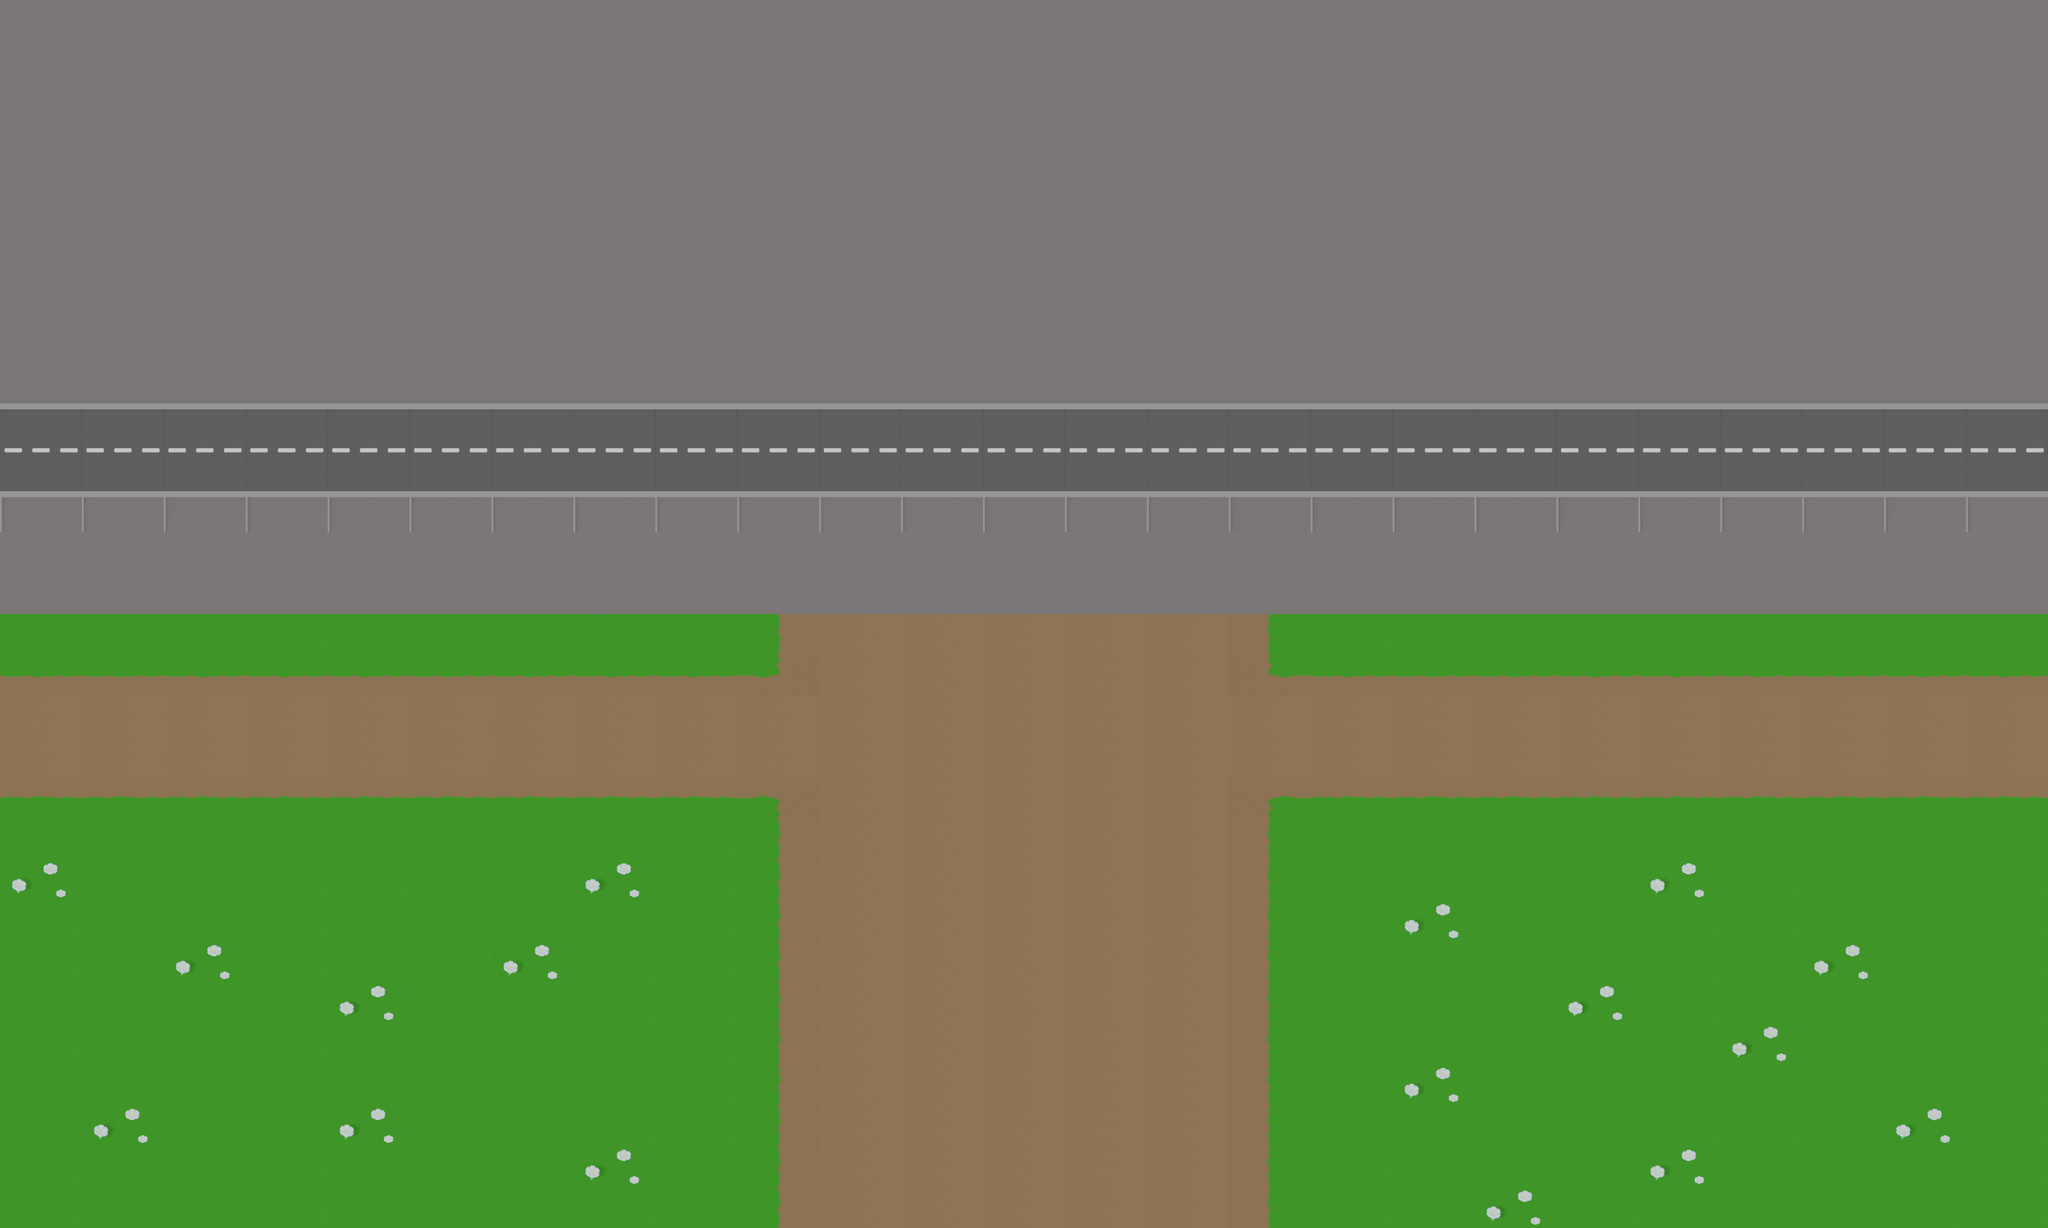

This is a level from a 2D game, rendered from its Tiled map with the project's own tilesets. A one-line summary and the map file follow, with tile-layer data summarised:
An orthogonal 25x30 tile map with 128x64 px tiles, 1 tile layer (Background) and 96 objects (16x trash, 15x tree_1, 15x tree_2, 9x bush_2, 8x lamp_post, ...).

<map version="1.9" tiledversion="1.10.2" orientation="orthogonal" renderorder="right-down" width="25" height="30" tilewidth="128" tileheight="64" infinite="0" nextlayerid="8" nextobjectid="105">
  <tileset firstgid="1" source="Tiles.tsx" />
  <layer id="1" name="Background" width="25" height="30" locked="1">
    <data>[750 cells, 750 non-empty, 10 distinct tile ids]</data>
  </layer>
  <objectgroup id="3" name="Border" visible="0" locked="1">
    <object id="2" x="0" y="0" width="3200" height="256" />
    <object id="3" x="0" y="1664" width="3200" height="256" />
    <object id="4" x="2688" y="256" width="512" height="1408" />
    <object id="5" x="0" y="256" width="512" height="1408" />
  </objectgroup>
  <objectgroup id="4" name="Obstacles" visible="0">
    <object id="8" template="building_2.tx" class="building_2" gid="17" x="384" y="256" width="256" height="384" />
    <object id="9" template="building_3.tx" class="building_3" gid="15" x="0" y="384" width="384" height="649" />
    <object id="10" template="building_2.tx" class="building_2" gid="17" x="1024" y="320" width="256" height="384" />
    <object id="11" template="building_3.tx" class="building_3" gid="15" x="1280" y="448" width="384" height="649" />
    <object id="12" template="building_3.tx" class="building_3" gid="15" x="2048" y="384" width="384" height="649" />
    <object id="13" template="building_4.tx" class="building_4" gid="19" x="1664" y="384" width="256" height="384" />
    <object id="14" template="building_4.tx" class="building_4" gid="19" x="640" y="384" width="256" height="384" />
    <object id="15" template="building_2.tx" class="building_2" gid="17" x="2432" y="448" width="256" height="384" />
    <object id="16" template="building_2.tx" class="building_2" gid="17" x="3072" y="320" width="256" height="384" />
    <object id="18" template="building_4.tx" class="building_4" gid="19" x="2688" y="384" width="256" height="384" />
    <object id="19" template="fire_hydrant.tx" class="fire_hydrant" gid="11" x="896" y="832" width="128" height="128" />
    <object id="20" template="bench.tx" class="bench" gid="20" x="896" y="1344" width="128" height="64" />
    <object id="21" template="bench.tx" class="bench" gid="20" x="640" y="1344" width="128" height="64" />
    <object id="22" template="bench.tx" class="bench" gid="20" x="2432" y="1344" width="128" height="64" />
    <object id="23" template="bench.tx" class="bench" gid="20" x="2176" y="1344" width="128" height="64" />
    <object id="24" template="tree_1.tx" class="tree_1" gid="10" x="0" y="1024" width="100" height="100" />
    <object id="25" template="tree_1.tx" class="tree_1" gid="10" x="384" y="1024" width="100" height="100" />
    <object id="26" template="tree_1.tx" class="tree_1" gid="10" x="1024" y="1024" width="100" height="100" />
    <object id="27" template="tree_1.tx" class="tree_1" gid="10" x="2176" y="1024" width="100" height="100" />
    <object id="28" template="tree_1.tx" class="tree_1" gid="10" x="2560" y="1024" width="100" height="100" />
    <object id="29" template="tree_1.tx" class="tree_1" gid="10" x="2304" y="1600" width="100" height="100" />
    <object id="30" template="tree_1.tx" class="tree_1" gid="10" x="896" y="1728" width="100" height="100" />
    <object id="31" template="tree_1.tx" class="tree_1" gid="10" x="128" y="1728" width="100" height="100" />
    <object id="32" template="tree_1.tx" class="tree_1" gid="10" x="256" y="1408" width="100" height="100" />
    <object id="33" template="tree_1.tx" class="tree_1" gid="10" x="2048" y="1792" width="100" height="100" />
    <object id="34" template="tree_1.tx" class="tree_1" gid="10" x="2560" y="1536" width="100" height="100" />
    <object id="35" template="tree_1.tx" class="tree_1" gid="10" x="2816" y="1856" width="100" height="100" />
    <object id="36" template="tree_1.tx" class="tree_1" gid="10" x="2944" y="1472" width="100" height="100" />
    <object id="37" template="tree_1.tx" class="tree_1" gid="10" x="2688" y="1344" width="100" height="100" />
    <object id="38" template="tree_1.tx" class="tree_1" gid="10" x="3072" y="1024" width="100" height="100" />
    <object id="39" template="tree_2.tx" class="tree_2" gid="13" x="640" y="1024" width="100" height="100" />
    <object id="40" template="tree_2.tx" class="tree_2" gid="13" x="2048" y="1024" width="100" height="100" />
    <object id="41" template="tree_2.tx" class="tree_2" gid="13" x="2432" y="1024" width="100" height="100" />
    <object id="42" template="tree_2.tx" class="tree_2" gid="13" x="2048" y="1536" width="100" height="100" />
    <object id="43" template="tree_2.tx" class="tree_2" gid="13" x="2432" y="1792" width="100" height="100" />
    <object id="44" template="tree_2.tx" class="tree_2" gid="13" x="512" y="1600" width="100" height="100" />
    <object id="45" template="tree_2.tx" class="tree_2" gid="13" x="384" y="1664" width="100" height="100" />
    <object id="46" template="tree_2.tx" class="tree_2" gid="13" x="128" y="1408" width="100" height="100" />
    <object id="47" template="tree_2.tx" class="tree_2" gid="13" x="128" y="1024" width="100" height="100" />
    <object id="48" template="tree_2.tx" class="tree_2" gid="13" x="896" y="1024" width="100" height="100" />
    <object id="49" template="tree_2.tx" class="tree_2" gid="13" x="1024" y="1536" width="100" height="100" />
    <object id="50" template="tree_2.tx" class="tree_2" gid="13" x="1024" y="1856" width="100" height="100" />
    <object id="51" template="tree_2.tx" class="tree_2" gid="13" x="384" y="1856" width="100" height="100" />
    <object id="52" template="tree_2.tx" class="tree_2" gid="13" x="2816" y="1600" width="100" height="100" />
    <object id="53" template="tree_2.tx" class="tree_2" gid="13" x="2816" y="1024" width="100" height="100" />
    <object id="54" template="bush_2.tx" class="bush_2" gid="14" x="768" y="1344" width="128" height="128" />
    <object id="55" template="bush_2.tx" class="bush_2" gid="14" x="2304" y="1344" width="128" height="128" />
    <object id="56" template="bush_2.tx" class="bush_2" gid="14" x="2304" y="1792" width="128" height="128" />
    <object id="57" template="bush_2.tx" class="bush_2" gid="14" x="640" y="1792" width="128" height="128" />
    <object id="58" template="bush_2.tx" class="bush_2" gid="14" x="128" y="1600" width="128" height="128" />
    <object id="59" template="bush_2.tx" class="bush_2" gid="14" x="768" y="1024" width="128" height="128" />
    <object id="60" template="bush_2.tx" class="bush_2" gid="14" x="256" y="1024" width="128" height="128" />
    <object id="61" template="bush_2.tx" class="bush_2" gid="14" x="2304" y="1024" width="128" height="128" />
    <object id="62" template="bush_2.tx" class="bush_2" gid="14" x="2816" y="1472" width="128" height="128" />
    <object id="63" template="bush_1.tx" class="bush_1" gid="12" x="512" y="1024" width="128" height="128" />
    <object id="64" template="bush_1.tx" class="bush_1" gid="12" x="384" y="1344" width="128" height="128" />
    <object id="65" template="bush_1.tx" class="bush_1" gid="12" x="256" y="1792" width="128" height="128" />
    <object id="66" template="bush_1.tx" class="bush_1" gid="12" x="768" y="1856" width="128" height="128" />
    <object id="67" template="bush_1.tx" class="bush_1" gid="12" x="2048" y="1344" width="128" height="128" />
    <object id="68" template="bush_1.tx" class="bush_1" gid="12" x="1024" y="1344" width="128" height="128" />
    <object id="69" template="bush_1.tx" class="bush_1" gid="12" x="2048" y="1664" width="128" height="128" />
    </objectgroup>
  <objectgroup id="5" name="RoadLayer">
    <!-- 22 objects omitted --></objectgroup>
  <objectgroup id="6" name="TrashLayer" visible="0">
    <!-- 20 objects omitted --></objectgroup>
  <objectgroup id="7" name="CoreItemsLayer" visible="0" locked="1">
    <!-- 4 objects omitted --></objectgroup>
</map>
<!-- 31 of 96 objects omitted -->
